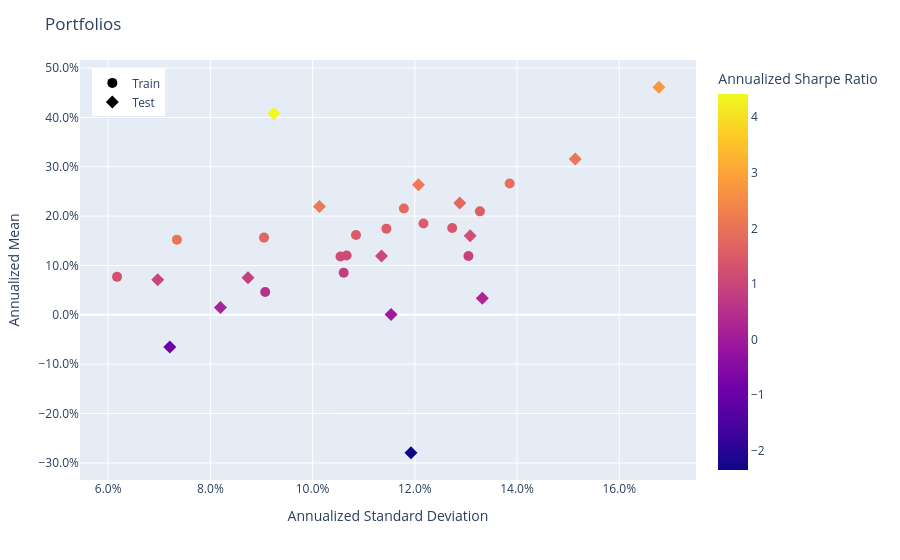

The notebook cell saved with this chart:
### Code cell
population.plot_measures(
    x=RiskMeasure.ANNUALIZED_STANDARD_DEVIATION,
    y=PerfMeasure.ANNUALIZED_MEAN,
    color_scale=RatioMeasure.ANNUALIZED_SHARPE_RATIO,
    hover_measures=[RiskMeasure.MAX_DRAWDOWN, RatioMeasure.ANNUALIZED_SORTINO_RATIO],
)

### Figure 1 — Plotly figure (JSON) as saved in the notebook; plotly's stock layout.template omitted (floating-point values rounded to 4 significant figures)
{"data": [{"customdata": [["Train", 0.1984, 0.687, 0.5095], ["Train", 0.1749, 1.563, 1.127], ["Train", 0.161, 2.137, 1.493], ["Train", 0.1676, 2.086, 1.526], ["Train", 0.1309, 2.129, 1.52], ["Train", 0.1385, 2.71, 1.92], ["Train", 0.1286, 2.527, 1.829], ["Train", 0.2124, 2.124, 1.58], ["Train", 0.1428, 1.878, 1.382], ["Train", 0.07263, 1.534, 1.121], ["Train", 0.1013, 1.255, 0.9141], ["Train", 0.06114, 1.676, 1.247], ["Train", 0.1021, 1.136, 0.8041], ["Train", 0.07394, 2.444, 1.73], ["Train", 0.05713, 2.955, 2.075]], "hovertemplate": "<b>%{hovertext}</b><br><br>tag=%{customdata[0]}<br>Annualized Standard Deviation=%{x:.3f}<br>Annualized Mean=%{y:.3f}<br>MAX Drawdown=%{customdata[1]:.3f}<br>Annualized Sortino Ratio=%{customdata[2]:.3f}<br>Annualized Sharpe Ratio=%{marker.color:.3f}<extra></extra>", "hovertext": ["Fold 0", "Fold 1", "Fold 2", "Fold 3", "Fold 4", "Fold 5", "Fold 6", "Fold 7", "Fold 8", "Fold 9", "Fold 10", "Fold 11", "Fold 12", "Fold 13", "Fold 14"], "legendgroup": "Train", "marker": {"color": [0.5095, 1.127, 1.493, 1.526, 1.52, 1.92, 1.829, 1.58, 1.382, 1.121, 0.9141, 1.247, 0.8041, 1.73, 2.075], "coloraxis": "coloraxis", "size": 10, "symbol": "circle"}, "mode": "markers", "name": "Train", "orientation": "v", "showlegend": true, "type": "scatter", "x": [0.09073, 0.1067, 0.1085, 0.1144, 0.1217, 0.1386, 0.1179, 0.1327, 0.1273, 0.1055, 0.1305, 0.06174, 0.1061, 0.0905, 0.07345], "xaxis": "x", "y": [0.04622, 0.1202, 0.1619, 0.1746, 0.185, 0.266, 0.2155, 0.2097, 0.176, 0.1182, 0.1193, 0.07699, 0.0853, 0.1565, 0.1524], "yaxis": "y"}, {"customdata": [["Test", 0.05396, 3.328, 2.182], ["Test", 0.08391, 2.156, 1.758], ["Test", 0.1164, 3.658, 2.749], ["Test", 0.08196, 1.438, 1.05], ["Test", 0.04114, 2.986, 2.168], ["Test", 0.1765, -3.225, -2.344], ["Test", 0.09356, 0.007099, 0.005122], ["Test", 0.05653, 0.2726, 0.1819], ["Test", 0.0551, -1.333, -0.9063], ["Test", 0.04154, 1.456, 1.021], ["Test", 0.07058, 1.856, 1.226], ["Test", 0.04824, 1.119, 0.8626], ["Test", 0.02211, 6.495, 4.415], ["Test", 0.1028, 2.939, 2.087], ["Test", 0.07614, 0.3431, 0.2539]], "hovertemplate": "<b>%{hovertext}</b><br><br>tag=%{customdata[0]}<br>Annualized Standard Deviation=%{x:.3f}<br>Annualized Mean=%{y:.3f}<br>MAX Drawdown=%{customdata[1]:.3f}<br>Annualized Sortino Ratio=%{customdata[2]:.3f}<br>Annualized Sharpe Ratio=%{marker.color:.3f}<extra></extra>", "hovertext": ["Fold 0", "Fold 1", "Fold 2", "Fold 3", "Fold 4", "Fold 5", "Fold 6", "Fold 7", "Fold 8", "Fold 9", "Fold 10", "Fold 11", "Fold 12", "Fold 13", "Fold 14"], "legendgroup": "Test", "marker": {"color": [2.182, 1.758, 2.749, 1.05, 2.168, -2.344, 0.005122, 0.1819, -0.9063, 1.021, 1.226, 0.8626, 4.415, 2.087, 0.2539], "coloraxis": "coloraxis", "size": 10, "symbol": "diamond"}, "mode": "markers", "name": "Test", "orientation": "v", "showlegend": true, "type": "scatter", "x": [0.1207, 0.1288, 0.1678, 0.1135, 0.1013, 0.1192, 0.1154, 0.08197, 0.07206, 0.0697, 0.1308, 0.08737, 0.09243, 0.1514, 0.1332], "xaxis": "x", "y": [0.2634, 0.2264, 0.4612, 0.1191, 0.2197, -0.2795, 0.0005909, 0.01491, -0.06531, 0.07113, 0.1604, 0.07537, 0.4081, 0.316, 0.03382], "yaxis": "y"}], "layout": {"coloraxis": {"colorbar": {"title": {"text": "Annualized Sharpe Ratio"}}, "colorscale": [[0, "#0d0887"], [0.1111, "#46039f"], [0.2222, "#7201a8"], [0.3333, "#9c179e"], [0.4444, "#bd3786"], [0.5556, "#d8576b"], [0.6667, "#ed7953"], [0.7778, "#fb9f3a"], [0.8889, "#fdca26"], [1, "#f0f921"]]}, "legend": {"title": {}, "tracegroupgap": 0, "x": 0.02, "xanchor": "left", "y": 0.98, "yanchor": "top"}, "margin": {"t": 60}, "title": {"text": "Portfolios"}, "xaxis": {"anchor": "y", "domain": [0, 1], "tickformat": ",.1%", "title": {"text": "Annualized Standard Deviation"}}, "yaxis": {"anchor": "x", "domain": [0, 1], "tickformat": ",.1%", "title": {"text": "Annualized Mean"}}}}
